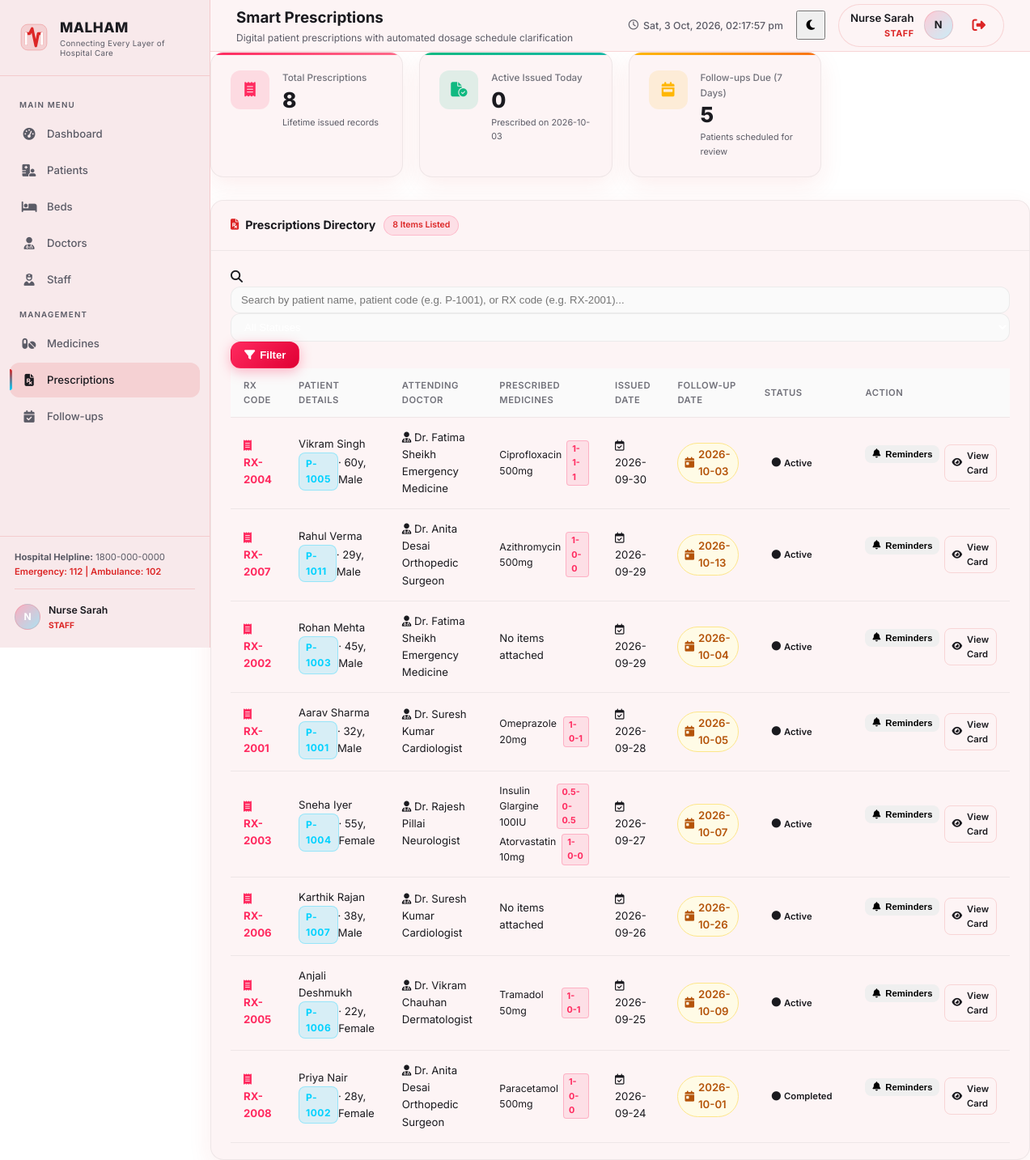
/prescriptions (signed in), run on an earlier commit of the app's database.
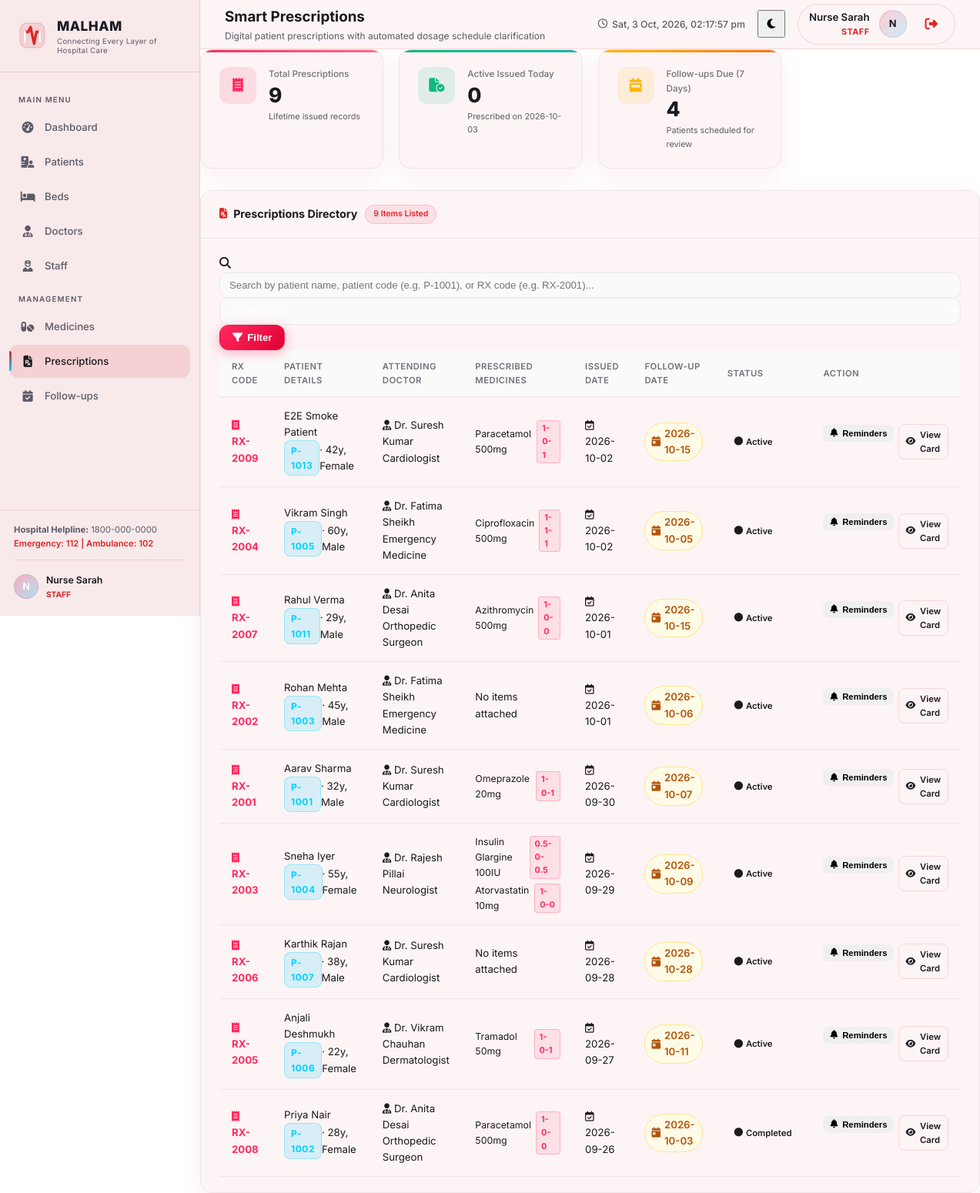
And on a later commit of the database.
### tables this page shows
CREATE TABLE prescriptions (
            id             INTEGER PRIMARY KEY AUTOINCREMENT,
            rx_code        TEXT UNIQUE,
            patient_id     INTEGER NOT NULL,
            doctor_id      INTEGER NOT NULL,
            visit_id       INTEGER,
            issued_on      TEXT DEFAULT (datetime('now')),
            diagnosis_note TEXT,
            general_advice TEXT,
            follow_up_date TEXT,
            status         TEXT DEFAULT 'active', -- active / completed / cancelled
            created_at     TEXT DEFAULT (datetime('now')),
            FOREIGN KEY (patient_id) REFERENCES patients(id),
            FOREIGN KEY (doctor_id)  REFERENCES doctors(id),
            FOREIGN KEY (visit_id)   REFERENCES visits(id)
        );

CREATE TABLE patients (
            id              INTEGER PRIMARY KEY AUTOINCREMENT,
            patient_code    TEXT UNIQUE,
            name            TEXT NOT NULL,
            age             INTEGER,
            gender          TEXT,
            phone           TEXT,
            address         TEXT,
            blood_group     TEXT,
            registered_on   TEXT DEFAULT (date('now')),
            admission_date  TEXT,
            discharge_date  TEXT,
            status          TEXT DEFAULT 'admitted',  -- admitted / discharged / emergency
            department      TEXT,
            created_at      TEXT DEFAULT (datetime('now'))
        );

CREATE TABLE doctors (
            id              INTEGER PRIMARY KEY AUTOINCREMENT,
            name            TEXT NOT NULL,
            specialization  TEXT,
            phone           TEXT,
            email           TEXT,
            status          TEXT DEFAULT 'available',  -- available / busy / off-duty
            shift           TEXT DEFAULT 'morning',    -- morning / evening / night
            created_at      TEXT DEFAULT (datetime('now'))
        );

CREATE TABLE prescription_items (
            id                   INTEGER PRIMARY KEY AUTOINCREMENT,
            prescription_id      INTEGER NOT NULL,
            medicine_id          INTEGER NOT NULL,
            dosage_pattern       TEXT NOT NULL,       -- e.g. "1-0-1"
            food_timing          TEXT DEFAULT 'after food', -- before food / after food / with food / any time
            duration_days        INTEGER DEFAULT 5,
            special_instructions TEXT,
            FOREIGN KEY (prescription_id) REFERENCES prescriptions(id),
            FOREIGN KEY (medicine_id)     REFERENCES medicines(id)
        );

CREATE TABLE medicines (
            id          INTEGER PRIMARY KEY AUTOINCREMENT,
            name        TEXT NOT NULL,
            category    TEXT,
            quantity    INTEGER DEFAULT 0,
            unit        TEXT DEFAULT 'tablets',
            expiry_date TEXT,
            supplier    TEXT,
            price       REAL DEFAULT 0.0,
            status      TEXT DEFAULT 'in-stock', -- in-stock / low-stock / out-of-stock
            created_at  TEXT DEFAULT (datetime('now'))
        , generic_name TEXT, form TEXT DEFAULT 'tablet', strength TEXT, reorder_level INTEGER DEFAULT 20, unit_price REAL DEFAULT 0.0, last_updated TEXT);

### app.py (the view)
@app.route("/prescriptions")
@role_required('head_doctor', 'doctor', 'staff')
def prescriptions():
    search_query = request.args.get("q", "").strip()
    status_filter = request.args.get("status", "").strip()
    today_date = datetime.now().strftime("%Y-%m-%d")
    total_count = query_db("SELECT COUNT(*) AS c FROM prescriptions", one=True)["c"]
    active_today_count = query_db(
        "SELECT COUNT(*) AS c FROM prescriptions WHERE status='active' AND date(issued_on) = ?",
        (today_date,),
        one=True
    )["c"]
    next_week = (datetime.now() + timedelta(days=7)).strftime("%Y-%m-%d")
    followups_due_week_count = query_db(
        "SELECT COUNT(*) AS c FROM prescriptions WHERE status='active' AND follow_up_date BETWEEN ? AND ?",
        (today_date, next_week),
        one=True
    )["c"]
    sql = (
        "SELECT pr.*, p.name AS patient_name, p.patient_code, p.age, p.gender, "
        "       d.name AS doctor_name, d.specialization, "
        "       (SELECT COUNT(*) FROM prescription_items WHERE prescription_id = pr.id) AS item_count "
        "FROM prescriptions pr "
        "JOIN patients p ON pr.patient_id = p.id "
        "LEFT JOIN doctors d ON pr.doctor_id = d.id "
        "WHERE 1=1 "
    )
    params = []
    if search_query:
        sql += "AND (p.name LIKE ? OR p.patient_code LIKE ? OR pr.rx_code LIKE ?) "
        term = f"%{search_query}%"
        params.extend([term, term, term])
    if status_filter and status_filter != "all":
        sql += "AND pr.status = ? "
        params.append(status_filter)
    sql += "ORDER BY pr.issued_on DESC, pr.id DESC"
    prescriptions_list = query_db(sql, params)
    for rx in prescriptions_list:
        rx["med_items"] = query_db(
            "SELECT pi.*, m.name AS medicine_name, m.generic_name, m.form "
            "FROM prescription_items pi "
            "JOIN medicines m ON pi.medicine_id = m.id "
            "WHERE pi.prescription_id=?",
            (rx["id"],)
        )
    return render_template(
        "prescriptions.html",
        prescriptions=prescriptions_list,
        total_count=total_count,
        active_today_count=active_today_count,
        followups_due_week_count=followups_due_week_count,
        search_query=search_query,
        status_filter=status_filter,
        today_date=today_date,
    )

### app.py (called while the page is built)
def get_current_user():
    user_id = session.get("user_id")
    if not user_id:
        return None
    conn = get_db_connection()
    user = conn.execute("SELECT * FROM users WHERE id = ?", (user_id,)).fetchone()
    conn.close()
    return user

@app.before_request
def require_login():
    endpoint = request.endpoint
    if endpoint in ('login', 'static') or (request.path and request.path.startswith('/static')):
        return None
    if 'user_id' not in session:
        return redirect(url_for('login'))
    g.user = get_current_user()
    if not g.user:
        session.clear()
        return redirect(url_for('login'))

@app.context_processor
def inject_globals():
    return dict(
        current_user=getattr(g, 'user', None),
        attendance_demo_mode=ATTENDANCE_DEMO_MODE
    )

def query_db(sql, args=(), one=False):
    conn = get_db_connection()
    rows = conn.execute(sql, args).fetchall()
    conn.close()
    result = [dict(row) for row in rows]
    return result[0] if one and result else result

### database.py (called while the page is built)
def get_db_connection():
    conn = sqlite3.connect(DATABASE)
    conn.row_factory = sqlite3.Row  # allows dict-like access to rows
    return conn

### templates/prescriptions.html (shortened to what the changed rows need)
{% extends "base.html" %}
{% block content %}
<div class="prescriptions-container">
    <div class="stats-grid mb-20">
        <div class="stat-card card-rose animate-in">
            <div class="stat-info">
                <div class="stat-label">Total Prescriptions</div>
                <div class="stat-value">{{ total_count }}</div>
                <div class="stat-detail">Lifetime issued records</div>
            </div>
        </div>
        <div class="stat-card card-amber animate-in">
            <div class="stat-info">
                <div class="stat-label">Follow-ups Due (7 Days)</div>
                <div class="stat-value">{{ followups_due_week_count }}</div>
                <div class="stat-detail">Patients scheduled for review</div>
            </div>
        </div>
    </div>
    <div class="card animate-in">
        <div class="card-header flex-between flex-wrap gap-15">
            <div class="flex-align-center gap-10">
                <h3><i class="fa-solid fa-file-prescription text-rose-600"></i> Prescriptions Directory</h3>
                <span class="card-badge">{{ prescriptions|length }} Items Listed</span>
            </div>
        </div>
        <div class="card-body">
            {% if prescriptions %}
            <div class="table-responsive">
                <table class="data-table">
                    <thead>
                        <tr>
                            <th>RX Code</th>
                            <th>Patient Details</th>
                            <th>Attending Doctor</th>
                            <th>Prescribed Medicines</th>
                            <th>Issued Date</th>
                            <th>Follow-up Date</th>
                            <th>Status</th>
                            <th class="text-right">Action</th>
                        </tr>
                    </thead>
                    <tbody>
                        {% for rx in prescriptions %}
                        <tr>
                            <td class="font-bold">
                                <a href="{{ url_for('view_prescription', prescription_id=rx.id) }}" class="rx-code-link">
                                    <i class="fa-solid fa-receipt text-rose-500"></i> {{ rx.rx_code or ('RX-' ~ rx.id) }}
                                </a>
                            </td>
                            <td>
                                <div class="font-semibold">
                                    <a href="{{ url_for('patient_profile', patient_id=rx.patient_id) }}" class="hover-underline">
                                        {{ rx.patient_name }}
                                    </a>
                                </div>
                                <div class="text-xs text-muted flex-align-center gap-6">
                                    <span class="patient-code-badge">{{ rx.patient_code }}</span>
                                    <span>· {{ rx.age }}y, {{ rx.gender }}</span>
                                </div>
                            </td>
                            <td>
                                <div class="font-medium text-sm"><i class="fa-solid fa-user-doctor text-xs text-muted"></i> {{ rx.doctor_name or 'Unassigned' }}</div>
                                <div class="text-xs text-muted">{{ rx.specialization or '' }}</div>
                            </td>
                            <td>
                                <div class="rx-meds-summary">
                                    {% if rx.med_items %}
                                        {% for item in rx.med_items %}
                                        <div class="rx-med-pill-item">
                                            <span class="font-medium">{{ item.medicine_name }}</span>
                                            <span class="pattern-tag">{{ item.dosage_pattern }}</span>
                                        </div>
                                        {% endfor %}
                                    {% else %}
                                        <span class="text-muted text-xs">No items attached</span>
                                    {% endif %}
                                </div>
                            </td>
                            <td class="text-xs text-muted font-medium">
                                <i class="fa-regular fa-calendar-check"></i> {{ rx.issued_on[:10] if rx.issued_on else '—' }}
                            </td>
                            <td class="text-xs">
                                {% if rx.follow_up_date %}
                                    <span class="badge-followup-date">
                                        <i class="fa-solid fa-calendar-day"></i> {{ rx.follow_up_date }}
                                    </span>
                                {% else %}
                                    <span class="text-muted">—</span>
                                {% endif %}
                            </td>
                            <td>
                                <span class="badge-vstatus status-{{ rx.status or 'active' }}">
                                    <i class="fa-solid fa-circle"></i> {{ (rx.status or 'active')|capitalize }}
                                </span>
                            </td>
                            <td class="text-right">
                                <div class="actions-inline-flex" style="display:inline-flex; gap:6px;">
                                    <form method="POST" action="{{ url_for('generate_reminders_route', prescription_id=rx.id) }}" style="display:inline;">
                                        <button type="submit" class="btn btn-xs btn-rose-outline" title="Generate Medication & Follow-up Reminders">
                                            <i class="fa-solid fa-bell"></i> Reminders
                                        </button>
                                    </form>
                                    <a href="{{ url_for('view_prescription', prescription_id=rx.id) }}" class="btn btn-xs btn-outline">
                                        <i class="fa-solid fa-eye"></i> View Card
                                    </a>
                                </div>
                            </td>
                        </tr>
                        {% endfor %}
                    </tbody>
                </table>
            </div>
            {% endif %}
        </div>
    </div>
</div>
{% endblock %}

What changed in the data, as far as the page shows it:
added prescriptions: rx_code "RX-2009", patient_name "E2E Smoke Patient", patient_code "P-1013", age "42", gender "Female", name "Dr. Suresh Kumar", specialization "Cardiologist", issued_on "2026-10-02", follow_up_date "2026-10-15", status "Active"
added prescription_items: medicine_name "Paracetamol 500mg", dosage_pattern "1-0-1", shown under "RX-2009"
changed prescriptions "RX-2004": issued_on "2026-09-30" → "2026-10-02"; follow_up_date "2026-10-03" → "2026-10-05"
changed prescriptions "RX-2007": issued_on "2026-09-29" → "2026-10-01"; follow_up_date "2026-10-13" → "2026-10-15"
changed prescriptions "RX-2002": issued_on "2026-09-29" → "2026-10-01"; follow_up_date "2026-10-04" → "2026-10-06"
changed prescriptions "RX-2001": issued_on "2026-09-28" → "2026-09-30"; follow_up_date "2026-10-05" → "2026-10-07"
changed prescriptions "RX-2003": issued_on "2026-09-27" → "2026-09-29"; follow_up_date "2026-10-07" → "2026-10-09"
changed prescriptions "RX-2006": issued_on "2026-09-26" → "2026-09-28"; follow_up_date "2026-10-26" → "2026-10-28"
changed prescriptions "RX-2005": issued_on "2026-09-25" → "2026-09-27"; follow_up_date "2026-10-09" → "2026-10-11"
changed prescriptions "RX-2008": issued_on "2026-09-24" → "2026-09-26"; follow_up_date "2026-10-01" → "2026-10-03"
Also different on the page:
{{ total_count }}: "8" → "9"
{{ followups_due_week_count }}: "5" → "4"
{{ prescriptions|length }}: "8" → "9"
